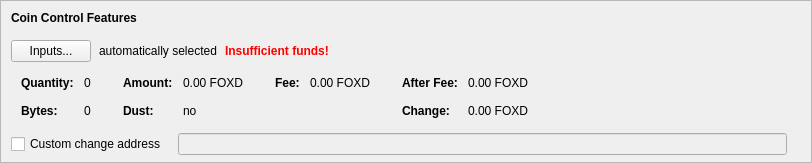
      <widget class="QFrame" name="frameCoinControl">
       <property name="sizePolicy">
        <sizepolicy hsizetype="Expanding" vsizetype="Fixed">
         <horstretch>0</horstretch>
         <verstretch>0</verstretch>
        </sizepolicy>
       </property>
       <property name="maximumSize">
        <size>
         <width>16777215</width>
         <height>16777215</height>
        </size>
       </property>
       <property name="frameShape">
        <enum>QFrame::StyledPanel</enum>
       </property>
       <property name="frameShadow">
        <enum>QFrame::Sunken</enum>
       </property>
       <layout class="QVBoxLayout" name="verticalLayoutCoinControl2">
        <property name="spacing">
         <number>0</number>
        </property>
        <property name="leftMargin">
         <number>0</number>
        </property>
        <property name="topMargin">
         <number>0</number>
        </property>
        <property name="rightMargin">
         <number>0</number>
        </property>
        <property name="bottomMargin">
         <number>6</number>
        </property>
        <item>
         <layout class="QVBoxLayout" name="verticalLayoutCoinControl" stretch="0,0,0,0,0">
          <property name="spacing">
           <number>0</number>
          </property>
          <property name="leftMargin">
           <number>10</number>
          </property>
          <property name="topMargin">
           <number>10</number>
          </property>
          <item>
           <layout class="QHBoxLayout" name="horizontalLayoutCoinControl1">
            <property name="bottomMargin">
             <number>15</number>
            </property>
            <item>
             <widget class="QLabel" name="labelCoinControlFeatures">
              <property name="sizePolicy">
               <sizepolicy hsizetype="Preferred" vsizetype="Maximum">
                <horstretch>0</horstretch>
                <verstretch>0</verstretch>
               </sizepolicy>
              </property>
              <property name="font">
               <font>
                <weight>75</weight>
                <bold>true</bold>
               </font>
              </property>
              <property name="styleSheet">
               <string notr="true">font-weight:bold;</string>
              </property>
              <property name="text">
               <string>Coin Control Features</string>
              </property>
             </widget>
            </item>
           </layout>
          </item>
          <item>
           <layout class="QHBoxLayout" name="horizontalLayoutCoinControl2" stretch="0,0,0,0">
            <property name="spacing">
             <number>8</number>
            </property>
            <property name="bottomMargin">
             <number>10</number>
            </property>
            <item>
             <widget class="QPushButton" name="pushButtonCoinControl">
              <property name="styleSheet">
               <string notr="true"/>
              </property>
              <property name="text">
               <string>Inputs...</string>
              </property>
              <property name="autoDefault">
               <bool>false</bool>
              </property>
             </widget>
            </item>
            <item>
             <widget class="QLabel" name="labelCoinControlAutomaticallySelected">
              <property name="text">
               <string>automatically selected</string>
              </property>
              <property name="margin">
               <number>5</number>
              </property>
             </widget>
            </item>
            <item>
             <widget class="QLabel" name="labelCoinControlInsuffFunds">
              <property name="font">
               <font>
                <weight>75</weight>
                <bold>true</bold>
               </font>
              </property>
              <property name="styleSheet">
               <string notr="true">color:red;font-weight:bold;</string>
              </property>
              <property name="text">
               <string>Insufficient funds!</string>
              </property>
              <property name="margin">
               <number>5</number>
              </property>
             </widget>
            </item>
            <item>
             <spacer name="horizontalSpacerCoinControl">
              <property name="orientation">
               <enum>Qt::Horizontal</enum>
              </property>
              <property name="sizeHint" stdset="0">
               <size>
                <width>40</width>
                <height>1</height>
               </size>
              </property>
             </spacer>
            </item>
           </layout>
          </item>
          <item>
           <widget class="QWidget" name="widgetCoinControl" native="true">
            <property name="sizePolicy">
             <sizepolicy hsizetype="Preferred" vsizetype="Preferred">
              <horstretch>0</horstretch>
              <verstretch>0</verstretch>
             </sizepolicy>
            </property>
            <property name="minimumSize">
             <size>
              <width>0</width>
              <height>0</height>
             </size>
            </property>
            <property name="styleSheet">
             <string notr="true"/>
            </property>
            <layout class="QHBoxLayout" name="horizontalLayoutCoinControl5">
             <property name="leftMargin">
              <number>0</number>
             </property>
             <property name="topMargin">
              <number>0</number>
             </property>
             <property name="rightMargin">
              <number>0</number>
             </property>
             <property name="bottomMargin">
              <number>0</number>
             </property>
             <item>
              <layout class="QHBoxLayout" name="horizontalLayoutCoinControl3" stretch="0,0,0,1">
               <property name="spacing">
                <number>20</number>
               </property>
               <property name="topMargin">
                <number>0</number>
               </property>
               <property name="bottomMargin">
                <number>10</number>
               </property>
               <item>
                <layout class="QFormLayout" name="formLayoutCoinControl1">
                 <property name="horizontalSpacing">
                  <number>10</number>
                 </property>
                 <property name="verticalSpacing">
                  <number>14</number>
                 </property>
                 <property name="leftMargin">
                  <number>10</number>
                 </property>
                 <property name="topMargin">
                  <number>4</number>
                 </property>
                 <property name="rightMargin">
                  <number>6</number>
                 </property>
                 <item row="0" column="0">
                  <widget class="QLabel" name="labelCoinControlQuantityText">
                   <property name="font">
                    <font>
                     <weight>75</weight>
                     <bold>true</bold>
                    </font>
                   </property>
                   <property name="text">
                    <string>Quantity:</string>
                   </property>
                   <property name="margin">
                    <number>0</number>
                   </property>
                  </widget>
                 </item>
                 <item row="0" column="1">
                  <widget class="QLabel" name="labelCoinControlQuantity">
                   <property name="cursor">
                    <cursorShape>IBeamCursor</cursorShape>
                   </property>
                   <property name="contextMenuPolicy">
                    <enum>Qt::ActionsContextMenu</enum>
                   </property>
                   <property name="text">
                    <string notr="true">0</string>
                   </property>
                   <property name="margin">
                    <number>0</number>
                   </property>
                   <property name="textInteractionFlags">
                    <set>Qt::LinksAccessibleByMouse|Qt::TextSelectableByKeyboard|Qt::TextSelectableByMouse</set>
                   </property>
                  </widget>
                 </item>
                 <item row="1" column="0">
                  <widget class="QLabel" name="labelCoinControlBytesText">
                   <property name="font">
                    <font>
                     <weight>75</weight>
                     <bold>true</bold>
                    </font>
                   </property>
                   <property name="text">
                    <string>Bytes:</string>
                   </property>
                  </widget>
                 </item>
                 <item row="1" column="1">
                  <widget class="QLabel" name="labelCoinControlBytes">
                   <property name="cursor">
                    <cursorShape>IBeamCursor</cursorShape>
                   </property>
                   <property name="contextMenuPolicy">
                    <enum>Qt::ActionsContextMenu</enum>
                   </property>
                   <property name="text">
                    <string notr="true">0</string>
                   </property>
                   <property name="textInteractionFlags">
                    <set>Qt::LinksAccessibleByMouse|Qt::TextSelectableByKeyboard|Qt::TextSelectableByMouse</set>
                   </property>
                  </widget>
                 </item>
                </layout>
               </item>
               <item>
                <layout class="QFormLayout" name="formLayoutCoinControl2">
                 <property name="horizontalSpacing">
                  <number>10</number>
                 </property>
                 <property name="verticalSpacing">
                  <number>14</number>
                 </property>
                 <property name="leftMargin">
                  <number>6</number>
                 </property>
                 <property name="topMargin">
                  <number>4</number>
                 </property>
                 <property name="rightMargin">
                  <number>6</number>
                 </property>
                 <item row="0" column="0">
                  <widget class="QLabel" name="labelCoinControlAmountText">
                   <property name="font">
                    <font>
                     <weight>75</weight>
                     <bold>true</bold>
                    </font>
                   </property>
                   <property name="text">
                    <string>Amount:</string>
                   </property>
                   <property name="margin">
                    <number>0</number>
                   </property>
                  </widget>
                 </item>
                 <item row="0" column="1">
                  <widget class="QLabel" name="labelCoinControlAmount">
                   <property name="cursor">
                    <cursorShape>IBeamCursor</cursorShape>
                   </property>
                   <property name="contextMenuPolicy">
                    <enum>Qt::ActionsContextMenu</enum>
                   </property>
                   <property name="text">
                    <string notr="true">0.00 FOXD</string>
                   </property>
                   <property name="textInteractionFlags">
                    <set>Qt::LinksAccessibleByMouse|Qt::TextSelectableByKeyboard|Qt::TextSelectableByMouse</set>
                   </property>
                  </widget>
                 </item>
                 <item row="1" column="0">
                  <widget class="QLabel" name="labelCoinControlLowOutputText">
                   <property name="font">
                    <font>
                     <weight>75</weight>
                     <bold>true</bold>
                    </font>
                   </property>
                   <property name="text">
                    <string>Dust:</string>
                   </property>
                  </widget>
                 </item>
                 <item row="1" column="1">
                  <widget class="QLabel" name="labelCoinControlLowOutput">
                   <property name="cursor">
                    <cursorShape>IBeamCursor</cursorShape>
                   </property>
                   <property name="contextMenuPolicy">
                    <enum>Qt::ActionsContextMenu</enum>
                   </property>
                   <property name="text">
                    <string notr="true">no</string>
                   </property>
                   <property name="textInteractionFlags">
                    <set>Qt::LinksAccessibleByMouse|Qt::TextSelectableByKeyboard|Qt::TextSelectableByMouse</set>
                   </property>
                  </widget>
                 </item>
                </layout>
               </item>
               <item>
                <layout class="QFormLayout" name="formLayoutCoinControl3">
                 <property name="horizontalSpacing">
                  <number>10</number>
                 </property>
                 <property name="verticalSpacing">
                  <number>14</number>
                 </property>
                 <property name="leftMargin">
                  <number>6</number>
                 </property>
                 <property name="topMargin">
                  <number>4</number>
                 </property>
                 <property name="rightMargin">
                  <number>6</number>
                 </property>
                 <item row="0" column="0">
                  <widget class="QLabel" name="labelCoinControlFeeText">
                   <property name="font">
                    <font>
                     <weight>75</weight>
                     <bold>true</bold>
                    </font>
                   </property>
                   <property name="text">
                    <string>Fee:</string>
                   </property>
                   <property name="margin">
                    <number>0</number>
                   </property>
                  </widget>
                 </item>
                 <item row="0" column="1">
                  <widget class="QLabel" name="labelCoinControlFee">
                   <property name="cursor">
                    <cursorShape>IBeamCursor</cursorShape>
                   </property>
                   <property name="contextMenuPolicy">
                    <enum>Qt::ActionsContextMenu</enum>
                   </property>
                   <property name="text">
                    <string notr="true">0.00 FOXD</string>
                   </property>
                   <property name="textInteractionFlags">
                    <set>Qt::LinksAccessibleByMouse|Qt::TextSelectableByKeyboard|Qt::TextSelectableByMouse</set>
                   </property>
                  </widget>
                 </item>
                </layout>
               </item>
               <item>
                <layout class="QFormLayout" name="formLayoutCoinControl4">
                 <property name="horizontalSpacing">
                  <number>10</number>
                 </property>
                 <property name="verticalSpacing">
                  <number>14</number>
                 </property>
                 <property name="leftMargin">
                  <number>6</number>
                 </property>
                 <property name="topMargin">
                  <number>4</number>
                 </property>
                 <property name="rightMargin">
                  <number>6</number>
                 </property>
                 <item row="0" column="0">
                  <widget class="QLabel" name="labelCoinControlAfterFeeText">
                   <property name="font">
                    <font>
                     <weight>75</weight>
                     <bold>true</bold>
                    </font>
                   </property>
                   <property name="text">
                    <string>After Fee:</string>
                   </property>
                   <property name="margin">
                    <number>0</number>
                   </property>
                  </widget>
                 </item>
                 <item row="0" column="1">
                  <widget class="QLabel" name="labelCoinControlAfterFee">
                   <property name="cursor">
                    <cursorShape>IBeamCursor</cursorShape>
                   </property>
                   <property name="contextMenuPolicy">
                    <enum>Qt::ActionsContextMenu</enum>
                   </property>
                   <property name="text">
                    <string notr="true">0.00 FOXD</string>
                   </property>
                   <property name="textInteractionFlags">
                    <set>Qt::LinksAccessibleByMouse|Qt::TextSelectableByKeyboard|Qt::TextSelectableByMouse</set>
                   </property>
                  </widget>
                 </item>
                 <item row="1" column="0">
                  <widget class="QLabel" name="labelCoinControlChangeText">
                   <property name="font">
                    <font>
                     <weight>75</weight>
                     <bold>true</bold>
                    </font>
                   </property>
                   <property name="text">
                    <string>Change:</string>
                   </property>
                  </widget>
                 </item>
                 <item row="1" column="1">
                  <widget class="QLabel" name="labelCoinControlChange">
                   <property name="cursor">
                    <cursorShape>IBeamCursor</cursorShape>
                   </property>
                   <property name="contextMenuPolicy">
                    <enum>Qt::ActionsContextMenu</enum>
                   </property>
                   <property name="text">
                    <string notr="true">0.00 FOXD</string>
                   </property>
                   <property name="textInteractionFlags">
                    <set>Qt::LinksAccessibleByMouse|Qt::TextSelectableByKeyboard|Qt::TextSelectableByMouse</set>
                   </property>
                  </widget>
                 </item>
                </layout>
               </item>
              </layout>
             </item>
            </layout>
           </widget>
          </item>
          <item>
           <layout class="QHBoxLayout" name="horizontalLayoutCoinControl4" stretch="0,0,0">
            <property name="spacing">
             <number>12</number>
            </property>
            <property name="sizeConstraint">
             <enum>QLayout::SetDefaultConstraint</enum>
            </property>
            <property name="topMargin">
             <number>5</number>
            </property>
            <property name="rightMargin">
             <number>5</number>
            </property>
            <item>
             <widget class="QCheckBox" name="checkBoxCoinControlChange">
              <property name="toolTip">
               <string>If this is activated, but the change address is empty or invalid, change will be sent to a newly generated address.</string>
              </property>
              <property name="text">
               <string>Custom change address</string>
              </property>
             </widget>
            </item>
            <item>
             <widget class="QValidatedLineEdit" name="lineEditCoinControlChange">
              <property name="enabled">
               <bool>false</bool>
              </property>
              <property name="sizePolicy">
               <sizepolicy hsizetype="Expanding" vsizetype="Fixed">
                <horstretch>0</horstretch>
                <verstretch>0</verstretch>
               </sizepolicy>
              </property>
             </widget>
            </item>
            <item>
             <widget class="QLabel" name="labelCoinControlChangeLabel">
              <property name="sizePolicy">
               <sizepolicy hsizetype="Preferred" vsizetype="Expanding">
                <horstretch>0</horstretch>
                <verstretch>0</verstretch>
               </sizepolicy>
              </property>
              <property name="minimumSize">
               <size>
                <width>0</width>
                <height>0</height>
               </size>
              </property>
              <property name="text">
               <string/>
              </property>
              <property name="margin">
               <number>3</number>
              </property>
             </widget>
            </item>
           </layout>
          </item>
          <item>
           <spacer name="verticalSpacerCoinControl">
            <property name="orientation">
             <enum>Qt::Vertical</enum>
            </property>
            <property name="sizeHint" stdset="0">
             <size>
              <width>800</width>
              <height>1</height>
             </size>
            </property>
           </spacer>
          </item>
         </layout>
        </item>
       </layout>
      </widget>
